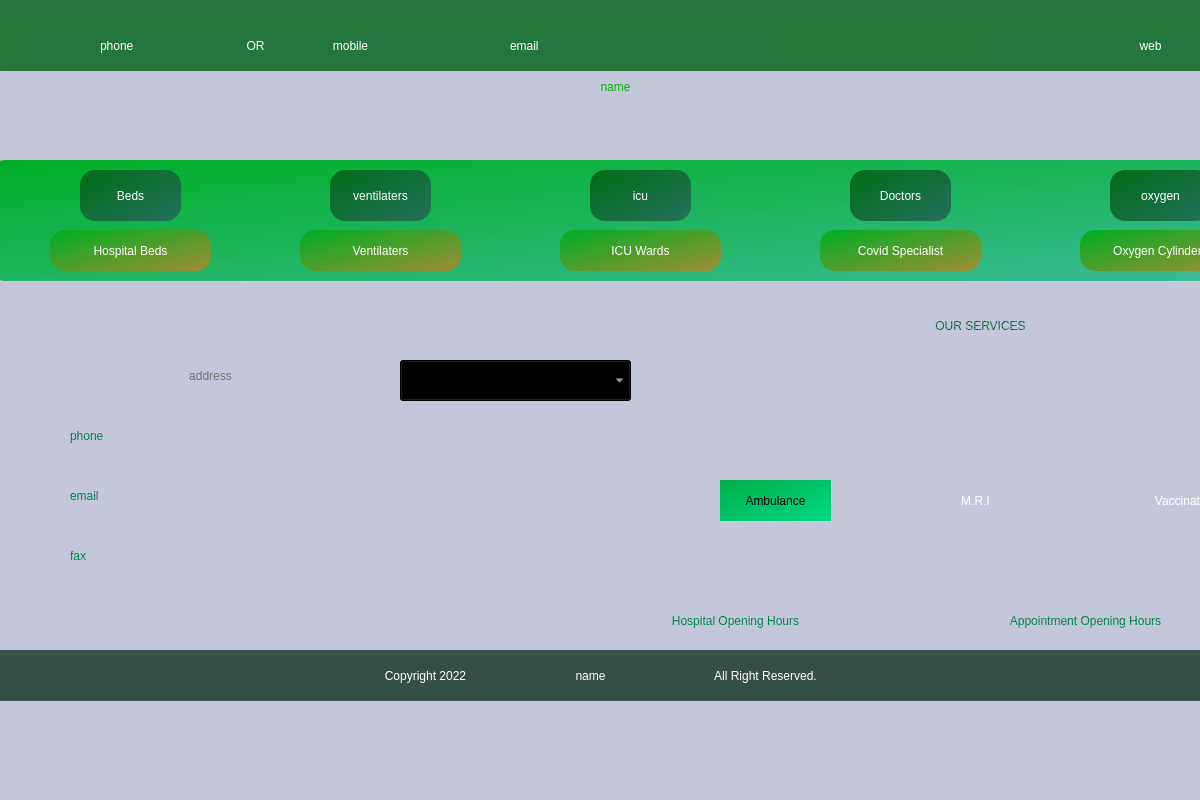
<?xml version="1.0" encoding="UTF-8"?>
<ui version="4.0">
 <class>Myhospital</class>
 <widget class="QMainWindow" name="Myhospital">
  <property name="geometry">
   <rect>
    <x>0</x>
    <y>0</y>
    <width>1200</width>
    <height>800</height>
   </rect>
  </property>
  <property name="windowTitle">
   <string>MainWindow</string>
  </property>
  <property name="styleSheet">
   <string notr="true">background-color: rgb(196, 198, 217);</string>
  </property>
  <widget class="QWidget" name="centralwidget">
   <widget class="QGroupBox" name="groupBox">
    <property name="geometry">
     <rect>
      <x>-10</x>
      <y>0</y>
      <width>1291</width>
      <height>71</height>
     </rect>
    </property>
    <property name="styleSheet">
     <string notr="true">background-color: rgb(37, 118, 62);</string>
    </property>
    <property name="title">
     <string/>
    </property>
    <widget class="QLabel" name="mobile">
     <property name="geometry">
      <rect>
       <x>100</x>
       <y>20</y>
       <width>141</width>
       <height>31</height>
      </rect>
     </property>
     <property name="styleSheet">
      <string notr="true">font: 350 12pt &quot;Segoe UI&quot;;
color: rgb(255, 255, 255);background-color: rgb(37, 118, 62);</string>
     </property>
     <property name="text">
      <string>phone</string>
     </property>
     <property name="alignment">
      <set>Qt::AlignLeading|Qt::AlignLeft|Qt::AlignVCenter</set>
     </property>
    </widget>
    <widget class="QLabel" name="label">
     <property name="geometry">
      <rect>
       <x>240</x>
       <y>20</y>
       <width>31</width>
       <height>31</height>
      </rect>
     </property>
     <property name="styleSheet">
      <string notr="true">font: 350 12pt &quot;Segoe UI&quot;;
color: rgb(255, 255, 255);background-color: rgb(37, 118, 62);</string>
     </property>
     <property name="text">
      <string>OR</string>
     </property>
     <property name="alignment">
      <set>Qt::AlignCenter</set>
     </property>
    </widget>
    <widget class="QLabel" name="phone">
     <property name="geometry">
      <rect>
       <x>270</x>
       <y>20</y>
       <width>161</width>
       <height>31</height>
      </rect>
     </property>
     <property name="styleSheet">
      <string notr="true">font: 350 12pt &quot;Segoe UI&quot;;
color: rgb(255, 255, 255);background-color: rgb(37, 118, 62);</string>
     </property>
     <property name="text">
      <string>mobile</string>
     </property>
     <property name="alignment">
      <set>Qt::AlignCenter</set>
     </property>
    </widget>
    <widget class="QLabel" name="email">
     <property name="geometry">
      <rect>
       <x>510</x>
       <y>20</y>
       <width>261</width>
       <height>31</height>
      </rect>
     </property>
     <property name="styleSheet">
      <string notr="true">font: 350 12pt &quot;Segoe UI&quot;;
color: rgb(255, 255, 255);background-color: rgb(37, 118, 62);</string>
     </property>
     <property name="text">
      <string>email</string>
     </property>
    </widget>
    <widget class="QLabel" name="emailIcon">
     <property name="geometry">
      <rect>
       <x>440</x>
       <y>20</y>
       <width>61</width>
       <height>31</height>
      </rect>
     </property>
     <property name="styleSheet">
      <string notr="true">image: url(:/resources/img/email.png);</string>
     </property>
     <property name="text">
      <string/>
     </property>
     <property name="alignment">
      <set>Qt::AlignRight|Qt::AlignTrailing|Qt::AlignVCenter</set>
     </property>
    </widget>
    <widget class="QLabel" name="label_4">
     <property name="geometry">
      <rect>
       <x>990</x>
       <y>20</y>
       <width>41</width>
       <height>31</height>
      </rect>
     </property>
     <property name="styleSheet">
      <string notr="true">font: 350 12pt &quot;Segoe UI&quot;;
color: rgb(255, 255, 255);
image: url(:/resources/img/web.png);
</string>
     </property>
     <property name="text">
      <string/>
     </property>
    </widget>
    <widget class="QLabel" name="website">
     <property name="geometry">
      <rect>
       <x>1030</x>
       <y>20</y>
       <width>241</width>
       <height>31</height>
      </rect>
     </property>
     <property name="styleSheet">
      <string notr="true">font: 350 12pt &quot;Segoe UI&quot;;
color: rgb(255, 255, 255);background-color: rgb(37, 118, 62);</string>
     </property>
     <property name="text">
      <string>web</string>
     </property>
     <property name="alignment">
      <set>Qt::AlignCenter</set>
     </property>
    </widget>
    <widget class="QLabel" name="emailIcon_2">
     <property name="geometry">
      <rect>
       <x>40</x>
       <y>20</y>
       <width>61</width>
       <height>31</height>
      </rect>
     </property>
     <property name="styleSheet">
      <string notr="true">image: url(:/resources/img/telephone-call.png);</string>
     </property>
     <property name="text">
      <string/>
     </property>
     <property name="alignment">
      <set>Qt::AlignRight|Qt::AlignTrailing|Qt::AlignVCenter</set>
     </property>
    </widget>
    <widget class="QGroupBox" name="groupBox_4">
     <property name="geometry">
      <rect>
       <x>10</x>
       <y>10</y>
       <width>1291</width>
       <height>71</height>
      </rect>
     </property>
     <property name="styleSheet">
      <string notr="true">background-color: rgb(37, 118, 62);</string>
     </property>
     <property name="title">
      <string/>
     </property>
     <widget class="QLabel" name="mobile_3">
      <property name="geometry">
       <rect>
        <x>100</x>
        <y>20</y>
        <width>141</width>
        <height>31</height>
       </rect>
      </property>
      <property name="styleSheet">
       <string notr="true">font: 350 12pt &quot;Segoe UI&quot;;
color: rgb(255, 255, 255);background-color: rgb(37, 118, 62);</string>
      </property>
      <property name="text">
       <string>phone</string>
      </property>
      <property name="alignment">
       <set>Qt::AlignLeading|Qt::AlignLeft|Qt::AlignVCenter</set>
      </property>
     </widget>
     <widget class="QLabel" name="label_16">
      <property name="geometry">
       <rect>
        <x>240</x>
        <y>20</y>
        <width>31</width>
        <height>31</height>
       </rect>
      </property>
      <property name="styleSheet">
       <string notr="true">font: 350 12pt &quot;Segoe UI&quot;;
color: rgb(255, 255, 255);background-color: rgb(37, 118, 62);</string>
      </property>
      <property name="text">
       <string>OR</string>
      </property>
      <property name="alignment">
       <set>Qt::AlignCenter</set>
      </property>
     </widget>
     <widget class="QLabel" name="phone_2">
      <property name="geometry">
       <rect>
        <x>270</x>
        <y>20</y>
        <width>161</width>
        <height>31</height>
       </rect>
      </property>
      <property name="styleSheet">
       <string notr="true">font: 350 12pt &quot;Segoe UI&quot;;
color: rgb(255, 255, 255);background-color: rgb(37, 118, 62);</string>
      </property>
      <property name="text">
       <string>mobile</string>
      </property>
      <property name="alignment">
       <set>Qt::AlignCenter</set>
      </property>
     </widget>
     <widget class="QLabel" name="email_2">
      <property name="geometry">
       <rect>
        <x>510</x>
        <y>20</y>
        <width>261</width>
        <height>31</height>
       </rect>
      </property>
      <property name="styleSheet">
       <string notr="true">font: 350 12pt &quot;Segoe UI&quot;;
color: rgb(255, 255, 255);background-color: rgb(37, 118, 62);</string>
      </property>
      <property name="text">
       <string>email</string>
      </property>
     </widget>
     <widget class="QLabel" name="emailIcon_3">
      <property name="geometry">
       <rect>
        <x>440</x>
        <y>20</y>
        <width>61</width>
        <height>31</height>
       </rect>
      </property>
      <property name="styleSheet">
       <string notr="true">image: url(:/resources/img/email.png);</string>
      </property>
      <property name="text">
       <string/>
      </property>
      <property name="alignment">
       <set>Qt::AlignRight|Qt::AlignTrailing|Qt::AlignVCenter</set>
      </property>
     </widget>
     <widget class="QLabel" name="label_17">
      <property name="geometry">
       <rect>
        <x>990</x>
        <y>20</y>
        <width>41</width>
        <height>31</height>
       </rect>
      </property>
      <property name="styleSheet">
       <string notr="true">font: 350 12pt &quot;Segoe UI&quot;;
color: rgb(255, 255, 255);
image: url(:/resources/img/web.png);
</string>
      </property>
      <property name="text">
       <string/>
      </property>
     </widget>
     <widget class="QLabel" name="website_2">
      <property name="geometry">
       <rect>
        <x>1030</x>
        <y>20</y>
        <width>241</width>
        <height>31</height>
       </rect>
      </property>
      <property name="styleSheet">
       <string notr="true">font: 350 12pt &quot;Segoe UI&quot;;
color: rgb(255, 255, 255);background-color: rgb(37, 118, 62);</string>
      </property>
      <property name="text">
       <string>web</string>
      </property>
      <property name="alignment">
       <set>Qt::AlignCenter</set>
      </property>
     </widget>
     <widget class="QLabel" name="emailIcon_4">
      <property name="geometry">
       <rect>
        <x>40</x>
        <y>20</y>
        <width>61</width>
        <height>31</height>
       </rect>
      </property>
      <property name="styleSheet">
       <string notr="true">image: url(:/resources/img/telephone-call.png);</string>
      </property>
      <property name="text">
       <string/>
      </property>
      <property name="alignment">
       <set>Qt::AlignRight|Qt::AlignTrailing|Qt::AlignVCenter</set>
      </property>
     </widget>
    </widget>
   </widget>
   <widget class="QLabel" name="name">
    <property name="geometry">
     <rect>
      <x>20</x>
      <y>80</y>
      <width>1191</width>
      <height>71</height>
     </rect>
    </property>
    <property name="styleSheet">
     <string notr="true">font: 56pt &quot;Tw Cen MT&quot;;
color: rgb(0, 179, 0);</string>
    </property>
    <property name="text">
     <string>name</string>
    </property>
    <property name="alignment">
     <set>Qt::AlignHCenter|Qt::AlignTop</set>
    </property>
   </widget>
   <widget class="QGroupBox" name="groupBox_2">
    <property name="geometry">
     <rect>
      <x>-10</x>
      <y>650</y>
      <width>1311</width>
      <height>51</height>
     </rect>
    </property>
    <property name="styleSheet">
     <string notr="true">background-color: rgb(54, 79, 70);</string>
    </property>
    <property name="title">
     <string/>
    </property>
    <widget class="QLabel" name="label_2">
     <property name="geometry">
      <rect>
       <x>360</x>
       <y>10</y>
       <width>151</width>
       <height>31</height>
      </rect>
     </property>
     <property name="styleSheet">
      <string notr="true">font: 350 16pt &quot;Segoe UI&quot;;
color: rgb(255, 255, 255);</string>
     </property>
     <property name="text">
      <string>Copyright 2022</string>
     </property>
     <property name="alignment">
      <set>Qt::AlignCenter</set>
     </property>
    </widget>
    <widget class="QLabel" name="name_next">
     <property name="geometry">
      <rect>
       <x>510</x>
       <y>10</y>
       <width>181</width>
       <height>31</height>
      </rect>
     </property>
     <property name="styleSheet">
      <string notr="true">font: 350 16pt &quot;Segoe UI&quot;;
color: rgb(255, 255, 255);</string>
     </property>
     <property name="text">
      <string>name</string>
     </property>
     <property name="alignment">
      <set>Qt::AlignCenter</set>
     </property>
    </widget>
    <widget class="QLabel" name="label_3">
     <property name="geometry">
      <rect>
       <x>690</x>
       <y>10</y>
       <width>171</width>
       <height>31</height>
      </rect>
     </property>
     <property name="styleSheet">
      <string notr="true">font: 350 16pt &quot;Segoe UI&quot;;
color: rgb(255, 255, 255);</string>
     </property>
     <property name="text">
      <string>All Right Reserved.</string>
     </property>
     <property name="alignment">
      <set>Qt::AlignCenter</set>
     </property>
    </widget>
   </widget>
   <widget class="QLabel" name="address">
    <property name="geometry">
     <rect>
      <x>70</x>
      <y>360</y>
      <width>281</width>
      <height>31</height>
     </rect>
    </property>
    <property name="styleSheet">
     <string notr="true">font: 600 16pt &quot;Segoe UI&quot;;
color: rgb(112, 112, 112);</string>
    </property>
    <property name="text">
     <string>address</string>
    </property>
    <property name="alignment">
     <set>Qt::AlignCenter</set>
    </property>
   </widget>
   <widget class="QLabel" name="mobile_2">
    <property name="geometry">
     <rect>
      <x>70</x>
      <y>420</y>
      <width>281</width>
      <height>31</height>
     </rect>
    </property>
    <property name="styleSheet">
     <string notr="true">font: 600 14pt &quot;Segoe UI&quot;;
color: qlineargradient(spread:reflect, x1:0, y1:0, x2:1, y2:1, stop:0 rgba(0, 104, 43, 255), stop:1 rgba(0, 165, 103, 255));</string>
    </property>
    <property name="text">
     <string>phone</string>
    </property>
    <property name="alignment">
     <set>Qt::AlignLeading|Qt::AlignLeft|Qt::AlignVCenter</set>
    </property>
    <property name="margin">
     <number>3</number>
    </property>
   </widget>
   <widget class="QLabel" name="email_next">
    <property name="geometry">
     <rect>
      <x>70</x>
      <y>480</y>
      <width>281</width>
      <height>31</height>
     </rect>
    </property>
    <property name="styleSheet">
     <string notr="true">font: 600 14pt &quot;Segoe UI&quot;;
color: qlineargradient(spread:reflect, x1:0, y1:0, x2:1, y2:1, stop:0 rgba(0, 104, 43, 255), stop:1 rgba(0, 165, 103, 255));</string>
    </property>
    <property name="text">
     <string>email</string>
    </property>
    <property name="alignment">
     <set>Qt::AlignLeading|Qt::AlignLeft|Qt::AlignVCenter</set>
    </property>
    <property name="margin">
     <number>3</number>
    </property>
   </widget>
   <widget class="QLabel" name="fax">
    <property name="geometry">
     <rect>
      <x>70</x>
      <y>540</y>
      <width>281</width>
      <height>31</height>
     </rect>
    </property>
    <property name="styleSheet">
     <string notr="true">font: 600 14pt &quot;Segoe UI&quot;;
color: qlineargradient(spread:reflect, x1:0, y1:0, x2:1, y2:1, stop:0 rgba(0, 104, 43, 255), stop:1 rgba(0, 165, 103, 255));</string>
    </property>
    <property name="text">
     <string>fax</string>
    </property>
    <property name="alignment">
     <set>Qt::AlignLeading|Qt::AlignLeft|Qt::AlignVCenter</set>
    </property>
    <property name="margin">
     <number>3</number>
    </property>
   </widget>
   <widget class="QGroupBox" name="groupBox_3">
    <property name="geometry">
     <rect>
      <x>-10</x>
      <y>160</y>
      <width>1341</width>
      <height>121</height>
     </rect>
    </property>
    <property name="styleSheet">
     <string notr="true">background-color: qlineargradient(spread:reflect, x1:0, y1:0, x2:1, y2:1, stop:0 rgba(0, 175, 37, 255), stop:1 rgba(61, 186, 155, 255));
border-radius:15px;</string>
    </property>
    <property name="title">
     <string/>
    </property>
    <widget class="QLabel" name="beds">
     <property name="geometry">
      <rect>
       <x>90</x>
       <y>10</y>
       <width>101</width>
       <height>51</height>
      </rect>
     </property>
     <property name="styleSheet">
      <string notr="true">background-color: qlineargradient(spread:reflect, x1:0, y1:0, x2:1, y2:1, stop:0 rgba(0, 108, 23, 255), stop:1 rgba(36, 112, 93, 255));
font: 700 20pt &quot;Segoe UI&quot;;
color: rgb(255, 255, 255);</string>
     </property>
     <property name="text">
      <string>Beds</string>
     </property>
     <property name="alignment">
      <set>Qt::AlignCenter</set>
     </property>
    </widget>
    <widget class="QLabel" name="ventilaters">
     <property name="geometry">
      <rect>
       <x>340</x>
       <y>10</y>
       <width>101</width>
       <height>51</height>
      </rect>
     </property>
     <property name="styleSheet">
      <string notr="true">background-color: qlineargradient(spread:reflect, x1:0, y1:0, x2:1, y2:1, stop:0 rgba(0, 108, 23, 255), stop:1 rgba(36, 112, 93, 255));
font: 700 20pt &quot;Segoe UI&quot;;
color: rgb(255, 255, 255);</string>
     </property>
     <property name="text">
      <string>ventilaters</string>
     </property>
     <property name="alignment">
      <set>Qt::AlignCenter</set>
     </property>
    </widget>
    <widget class="QLabel" name="icu">
     <property name="geometry">
      <rect>
       <x>600</x>
       <y>10</y>
       <width>101</width>
       <height>51</height>
      </rect>
     </property>
     <property name="styleSheet">
      <string notr="true">background-color: qlineargradient(spread:reflect, x1:0, y1:0, x2:1, y2:1, stop:0 rgba(0, 108, 23, 255), stop:1 rgba(36, 112, 93, 255));
font: 700 20pt &quot;Segoe UI&quot;;
color: rgb(255, 255, 255);</string>
     </property>
     <property name="text">
      <string>icu</string>
     </property>
     <property name="alignment">
      <set>Qt::AlignCenter</set>
     </property>
    </widget>
    <widget class="QLabel" name="oxygen">
     <property name="geometry">
      <rect>
       <x>1120</x>
       <y>10</y>
       <width>101</width>
       <height>51</height>
      </rect>
     </property>
     <property name="styleSheet">
      <string notr="true">background-color: qlineargradient(spread:reflect, x1:0, y1:0, x2:1, y2:1, stop:0 rgba(0, 108, 23, 255), stop:1 rgba(36, 112, 93, 255));
font: 700 20pt &quot;Segoe UI&quot;;
color: rgb(255, 255, 255);</string>
     </property>
     <property name="text">
      <string>oxygen</string>
     </property>
     <property name="alignment">
      <set>Qt::AlignCenter</set>
     </property>
    </widget>
    <widget class="QLabel" name="doctors">
     <property name="geometry">
      <rect>
       <x>860</x>
       <y>10</y>
       <width>101</width>
       <height>51</height>
      </rect>
     </property>
     <property name="styleSheet">
      <string notr="true">background-color: qlineargradient(spread:reflect, x1:0, y1:0, x2:1, y2:1, stop:0 rgba(0, 108, 23, 255), stop:1 rgba(36, 112, 93, 255));
font: 700 20pt &quot;Segoe UI&quot;;
color: rgb(255, 255, 255);</string>
     </property>
     <property name="text">
      <string>Doctors</string>
     </property>
     <property name="alignment">
      <set>Qt::AlignCenter</set>
     </property>
    </widget>
    <widget class="QLabel" name="label_5">
     <property name="geometry">
      <rect>
       <x>60</x>
       <y>70</y>
       <width>161</width>
       <height>41</height>
      </rect>
     </property>
     <property name="styleSheet">
      <string notr="true">background-color: qlineargradient(spread:reflect, x1:0, y1:0, x2:1, y2:1, stop:0.0170455 rgba(0, 174, 36, 255), stop:1 rgba(159, 141, 52, 255));
font: 600 14pt &quot;Segoe UI&quot;;
color: rgb(255, 255, 255);</string>
     </property>
     <property name="text">
      <string>Hospital Beds</string>
     </property>
     <property name="alignment">
      <set>Qt::AlignCenter</set>
     </property>
    </widget>
    <widget class="QLabel" name="label_6">
     <property name="geometry">
      <rect>
       <x>310</x>
       <y>70</y>
       <width>161</width>
       <height>41</height>
      </rect>
     </property>
     <property name="styleSheet">
      <string notr="true">background-color: qlineargradient(spread:reflect, x1:0, y1:0, x2:1, y2:1, stop:0.0170455 rgba(0, 174, 36, 255), stop:1 rgba(159, 141, 52, 255));
font: 600 14pt &quot;Segoe UI&quot;;
color: rgb(255, 255, 255);</string>
     </property>
     <property name="text">
      <string>Ventilaters</string>
     </property>
     <property name="alignment">
      <set>Qt::AlignCenter</set>
     </property>
    </widget>
    <widget class="QLabel" name="label_7">
     <property name="geometry">
      <rect>
       <x>570</x>
       <y>70</y>
       <width>161</width>
       <height>41</height>
      </rect>
     </property>
     <property name="styleSheet">
      <string notr="true">background-color: qlineargradient(spread:reflect, x1:0, y1:0, x2:1, y2:1, stop:0.0170455 rgba(0, 174, 36, 255), stop:1 rgba(159, 141, 52, 255));
font: 600 14pt &quot;Segoe UI&quot;;
color: rgb(255, 255, 255);</string>
     </property>
     <property name="text">
      <string>ICU Wards</string>
     </property>
     <property name="alignment">
      <set>Qt::AlignCenter</set>
     </property>
    </widget>
    <widget class="QLabel" name="label_8">
     <property name="geometry">
      <rect>
       <x>830</x>
       <y>70</y>
       <width>161</width>
       <height>41</height>
      </rect>
     </property>
     <property name="styleSheet">
      <string notr="true">background-color: qlineargradient(spread:reflect, x1:0, y1:0, x2:1, y2:1, stop:0.0170455 rgba(0, 174, 36, 255), stop:1 rgba(159, 141, 52, 255));
font: 600 14pt &quot;Segoe UI&quot;;
color: rgb(255, 255, 255);</string>
     </property>
     <property name="text">
      <string>Covid Specialist</string>
     </property>
     <property name="alignment">
      <set>Qt::AlignCenter</set>
     </property>
    </widget>
    <widget class="QLabel" name="label_9">
     <property name="geometry">
      <rect>
       <x>1090</x>
       <y>70</y>
       <width>161</width>
       <height>41</height>
      </rect>
     </property>
     <property name="styleSheet">
      <string notr="true">background-color: qlineargradient(spread:reflect, x1:0, y1:0, x2:1, y2:1, stop:0.0170455 rgba(0, 174, 36, 255), stop:1 rgba(159, 141, 52, 255));
font: 600 14pt &quot;Segoe UI&quot;;
color: rgb(255, 255, 255);</string>
     </property>
     <property name="text">
      <string>Oxygen Cylinders</string>
     </property>
     <property name="alignment">
      <set>Qt::AlignCenter</set>
     </property>
    </widget>
   </widget>
   <widget class="QLabel" name="facebook">
    <property name="geometry">
     <rect>
      <x>60</x>
      <y>590</y>
      <width>51</width>
      <height>41</height>
     </rect>
    </property>
    <property name="styleSheet">
     <string notr="true">image: url(:/resources/img/facebook.png);</string>
    </property>
    <property name="text">
     <string/>
    </property>
   </widget>
   <widget class="QLabel" name="instagram">
    <property name="geometry">
     <rect>
      <x>160</x>
      <y>590</y>
      <width>51</width>
      <height>41</height>
     </rect>
    </property>
    <property name="styleSheet">
     <string notr="true">image: url(:/resources/img/instagram.png);</string>
    </property>
    <property name="text">
     <string/>
    </property>
   </widget>
   <widget class="QLabel" name="services">
    <property name="geometry">
     <rect>
      <x>710</x>
      <y>290</y>
      <width>541</width>
      <height>71</height>
     </rect>
    </property>
    <property name="styleSheet">
     <string notr="true">font: 700 30pt &quot;Segoe UI&quot;;
color: qlineargradient(spread:reflect, x1:0, y1:0, x2:1, y2:1, stop:0 rgba(60, 179, 0, 255), stop:1 rgba(0, 41, 142, 255));</string>
    </property>
    <property name="text">
     <string>OUR SERVICES</string>
    </property>
    <property name="alignment">
     <set>Qt::AlignCenter</set>
    </property>
   </widget>
   <widget class="QLabel" name="ambulance">
    <property name="geometry">
     <rect>
      <x>720</x>
      <y>370</y>
      <width>101</width>
      <height>101</height>
     </rect>
    </property>
    <property name="text">
     <string/>
    </property>
   </widget>
   <widget class="QLabel" name="mri">
    <property name="geometry">
     <rect>
      <x>920</x>
      <y>370</y>
      <width>101</width>
      <height>101</height>
     </rect>
    </property>
    <property name="text">
     <string/>
    </property>
   </widget>
   <widget class="QLabel" name="vaccine">
    <property name="geometry">
     <rect>
      <x>1130</x>
      <y>370</y>
      <width>101</width>
      <height>101</height>
     </rect>
    </property>
    <property name="text">
     <string/>
    </property>
   </widget>
   <widget class="QLabel" name="opening">
    <property name="geometry">
     <rect>
      <x>600</x>
      <y>560</y>
      <width>271</width>
      <height>41</height>
     </rect>
    </property>
    <property name="styleSheet">
     <string notr="true">font: 600 16pt &quot;Segoe UI&quot;;
color: rgb(51, 51, 76);</string>
    </property>
    <property name="text">
     <string/>
    </property>
    <property name="alignment">
     <set>Qt::AlignCenter</set>
    </property>
   </widget>
   <widget class="QLabel" name="label_11">
    <property name="geometry">
     <rect>
      <x>600</x>
      <y>600</y>
      <width>271</width>
      <height>41</height>
     </rect>
    </property>
    <property name="styleSheet">
     <string notr="true">font: 600 16pt &quot;Segoe UI&quot;;
color: qlineargradient(spread:reflect, x1:0, y1:0, x2:1, y2:1, stop:0 rgba(0, 104, 43, 255), stop:1 rgba(0, 165, 103, 255));</string>
    </property>
    <property name="text">
     <string>Hospital Opening Hours</string>
    </property>
    <property name="alignment">
     <set>Qt::AlignCenter</set>
    </property>
   </widget>
   <widget class="QLabel" name="opening_2">
    <property name="geometry">
     <rect>
      <x>950</x>
      <y>560</y>
      <width>271</width>
      <height>41</height>
     </rect>
    </property>
    <property name="styleSheet">
     <string notr="true">font: 600 16pt &quot;Segoe UI&quot;;
color: rgb(51, 51, 76);</string>
    </property>
    <property name="text">
     <string/>
    </property>
    <property name="alignment">
     <set>Qt::AlignCenter</set>
    </property>
   </widget>
   <widget class="QLabel" name="label_12">
    <property name="geometry">
     <rect>
      <x>920</x>
      <y>600</y>
      <width>331</width>
      <height>41</height>
     </rect>
    </property>
    <property name="styleSheet">
     <string notr="true">font: 600 16pt &quot;Segoe UI&quot;;
color: qlineargradient(spread:reflect, x1:0, y1:0, x2:1, y2:1, stop:0 rgba(0, 104, 43, 255), stop:1 rgba(0, 165, 103, 255));</string>
    </property>
    <property name="text">
     <string>Appointment Opening Hours</string>
    </property>
    <property name="alignment">
     <set>Qt::AlignCenter</set>
    </property>
   </widget>
   <widget class="QLabel" name="instagram_2">
    <property name="geometry">
     <rect>
      <x>270</x>
      <y>590</y>
      <width>51</width>
      <height>41</height>
     </rect>
    </property>
    <property name="styleSheet">
     <string notr="true">image: url(:/resources/img/web.png);</string>
    </property>
    <property name="text">
     <string/>
    </property>
   </widget>
   <widget class="QLabel" name="label_ambulance">
    <property name="geometry">
     <rect>
      <x>720</x>
      <y>480</y>
      <width>111</width>
      <height>41</height>
     </rect>
    </property>
    <property name="styleSheet">
     <string notr="true">background-color: qlineargradient(spread:reflect, x1:0, y1:0, x2:1, y2:1, stop:0 rgba(0, 174, 72, 255), stop:1 rgba(0, 216, 135, 255));</string>
    </property>
    <property name="text">
     <string>Ambulance</string>
    </property>
    <property name="alignment">
     <set>Qt::AlignCenter</set>
    </property>
   </widget>
   <widget class="QLabel" name="label_mri">
    <property name="geometry">
     <rect>
      <x>920</x>
      <y>480</y>
      <width>111</width>
      <height>41</height>
     </rect>
    </property>
    <property name="styleSheet">
     <string notr="true">font: 350 16pt &quot;Segoe UI&quot;;
color: rgb(255, 255, 255);</string>
    </property>
    <property name="text">
     <string>M.R.I</string>
    </property>
    <property name="alignment">
     <set>Qt::AlignCenter</set>
    </property>
   </widget>
   <widget class="QLabel" name="label_vaccine">
    <property name="geometry">
     <rect>
      <x>1130</x>
      <y>480</y>
      <width>111</width>
      <height>41</height>
     </rect>
    </property>
    <property name="styleSheet">
     <string notr="true">font: 350 16pt &quot;Segoe UI&quot;;
color: rgb(255, 255, 255);</string>
    </property>
    <property name="text">
     <string>Vaccination</string>
    </property>
    <property name="alignment">
     <set>Qt::AlignCenter</set>
    </property>
   </widget>
   <widget class="QLabel" name="label_10">
    <property name="geometry">
     <rect>
      <x>20</x>
      <y>420</y>
      <width>41</width>
      <height>41</height>
     </rect>
    </property>
    <property name="styleSheet">
     <string notr="true">image: url(:/resources/img/telephone-call.png);</string>
    </property>
    <property name="text">
     <string/>
    </property>
   </widget>
   <widget class="QLabel" name="label_13">
    <property name="geometry">
     <rect>
      <x>20</x>
      <y>480</y>
      <width>41</width>
      <height>41</height>
     </rect>
    </property>
    <property name="styleSheet">
     <string notr="true">image: url(:/resources/img/email.png);</string>
    </property>
    <property name="text">
     <string/>
    </property>
   </widget>
   <widget class="QLabel" name="label_14">
    <property name="geometry">
     <rect>
      <x>20</x>
      <y>540</y>
      <width>41</width>
      <height>41</height>
     </rect>
    </property>
    <property name="styleSheet">
     <string notr="true">image: url(:/resources/img/print.png);</string>
    </property>
    <property name="text">
     <string/>
    </property>
   </widget>
   <widget class="QLabel" name="label_15">
    <property name="geometry">
     <rect>
      <x>20</x>
      <y>360</y>
      <width>41</width>
      <height>41</height>
     </rect>
    </property>
    <property name="styleSheet">
     <string notr="true">image: url(:/resources/img/address.png);</string>
    </property>
    <property name="text">
     <string/>
    </property>
   </widget>
   <widget class="QComboBox" name="comboBox">
    <property name="geometry">
     <rect>
      <x>400</x>
      <y>360</y>
      <width>231</width>
      <height>41</height>
     </rect>
    </property>
    <property name="styleSheet">
     <string notr="true">background-color: qlineargradient(spread:reflect, x1:0, y1:0, x2:1, y2:1, stop:0 rgba(0, 104, 43, 255), stop:1 rgba(0, 165, 103, 255));
font: 600 14pt &quot;Segoe UI&quot;;
color: rgb(255, 255, 255);</string>
    </property>
   </widget>
  </widget>
  <widget class="QMenuBar" name="menubar">
   <property name="geometry">
    <rect>
     <x>0</x>
     <y>0</y>
     <width>1200</width>
     <height>17</height>
    </rect>
   </property>
  </widget>
 </widget>
 <resources/>
 <connections/>
</ui>
